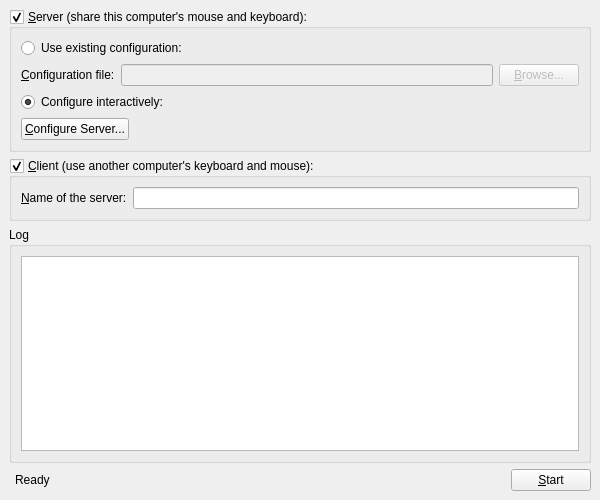
<?xml version="1.0" encoding="UTF-8"?>
<ui version="4.0">
 <class>MainWindowBase</class>
 <widget class="QMainWindow" name="MainWindowBase">
  <property name="geometry">
   <rect>
    <x>0</x>
    <y>0</y>
    <width>600</width>
    <height>500</height>
   </rect>
  </property>
  <property name="sizePolicy">
   <sizepolicy hsizetype="Fixed" vsizetype="Fixed">
    <horstretch>0</horstretch>
    <verstretch>0</verstretch>
   </sizepolicy>
  </property>
  <property name="minimumSize">
   <size>
    <width>500</width>
    <height>400</height>
   </size>
  </property>
  <property name="windowTitle">
   <string>Synergy</string>
  </property>
  <widget class="QWidget" name="centralwidget">
   <layout class="QGridLayout">
    <item row="6" column="3">
     <widget class="QPushButton" name="m_pButtonToggleStart">
      <property name="text">
       <string>&amp;Start</string>
      </property>
     </widget>
    </item>
    <item row="1" column="0" colspan="4">
     <widget class="QGroupBox" name="m_pGroupServer">
      <property name="sizePolicy">
       <sizepolicy hsizetype="Preferred" vsizetype="Fixed">
        <horstretch>0</horstretch>
        <verstretch>0</verstretch>
       </sizepolicy>
      </property>
      <property name="title">
       <string>&amp;Server (share this computer's mouse and keyboard):</string>
      </property>
      <property name="checkable">
       <bool>true</bool>
      </property>
      <property name="checked">
       <bool>true</bool>
      </property>
      <layout class="QVBoxLayout">
       <item>
        <widget class="QRadioButton" name="m_pRadioExternalConfig">
         <property name="text">
          <string>Use existing configuration:</string>
         </property>
        </widget>
       </item>
       <item>
        <layout class="QHBoxLayout">
         <item>
          <widget class="QLabel" name="m_pLabelConfigurationFile">
           <property name="text">
            <string>&amp;Configuration file:</string>
           </property>
           <property name="buddy">
            <cstring>m_pLineEditConfigFile</cstring>
           </property>
          </widget>
         </item>
         <item>
          <widget class="QLineEdit" name="m_pLineEditConfigFile">
           <property name="enabled">
            <bool>false</bool>
           </property>
          </widget>
         </item>
         <item>
          <widget class="QPushButton" name="m_pButtonBrowseConfigFile">
           <property name="enabled">
            <bool>false</bool>
           </property>
           <property name="text">
            <string>&amp;Browse...</string>
           </property>
          </widget>
         </item>
        </layout>
       </item>
       <item>
        <widget class="QRadioButton" name="m_pRadioInternalConfig">
         <property name="text">
          <string>Configure interactively:</string>
         </property>
         <property name="checked">
          <bool>true</bool>
         </property>
        </widget>
       </item>
       <item>
        <layout class="QHBoxLayout">
         <item>
          <widget class="QPushButton" name="m_pButtonConfigureServer">
           <property name="text">
            <string>&amp;Configure Server...</string>
           </property>
          </widget>
         </item>
         <item>
          <spacer>
           <property name="orientation">
            <enum>Qt::Horizontal</enum>
           </property>
           <property name="sizeHint" stdset="0">
            <size>
             <width>40</width>
             <height>20</height>
            </size>
           </property>
          </spacer>
         </item>
        </layout>
       </item>
      </layout>
     </widget>
    </item>
    <item row="2" column="0" colspan="4">
     <widget class="QGroupBox" name="m_pGroupClient">
      <property name="sizePolicy">
       <sizepolicy hsizetype="Preferred" vsizetype="Fixed">
        <horstretch>0</horstretch>
        <verstretch>0</verstretch>
       </sizepolicy>
      </property>
      <property name="title">
       <string>&amp;Client (use another computer's keyboard and mouse):</string>
      </property>
      <property name="checkable">
       <bool>true</bool>
      </property>
      <layout class="QGridLayout">
       <item row="0" column="0">
        <widget class="QLabel" name="m_pLabelServerName">
         <property name="text">
          <string>&amp;Name of the server:</string>
         </property>
         <property name="buddy">
          <cstring>m_pLineEditHostname</cstring>
         </property>
        </widget>
       </item>
       <item row="0" column="1">
        <widget class="QLineEdit" name="m_pLineEditHostname"/>
       </item>
      </layout>
     </widget>
    </item>
    <item row="6" column="1">
     <widget class="QLabel" name="m_pStatusLabel">
      <property name="text">
       <string>Ready</string>
      </property>
     </widget>
    </item>
    <item row="6" column="2">
     <spacer>
      <property name="orientation">
       <enum>Qt::Horizontal</enum>
      </property>
      <property name="sizeHint" stdset="0">
       <size>
        <width>40</width>
        <height>20</height>
       </size>
      </property>
     </spacer>
    </item>
    <item row="3" column="0" colspan="4">
     <widget class="QGroupBox" name="groupBox">
      <property name="title">
       <string>Log</string>
      </property>
      <layout class="QVBoxLayout" name="verticalLayout">
       <item>
        <widget class="QTextEdit" name="m_pLogOutput">
         <property name="sizePolicy">
          <sizepolicy hsizetype="Expanding" vsizetype="Expanding">
           <horstretch>0</horstretch>
           <verstretch>0</verstretch>
          </sizepolicy>
         </property>
         <property name="font">
          <font>
           <family>Courier</family>
          </font>
         </property>
         <property name="autoFillBackground">
          <bool>false</bool>
         </property>
         <property name="undoRedoEnabled">
          <bool>false</bool>
         </property>
         <property name="lineWrapMode">
          <enum>QTextEdit::NoWrap</enum>
         </property>
         <property name="readOnly">
          <bool>true</bool>
         </property>
        </widget>
       </item>
      </layout>
     </widget>
    </item>
   </layout>
  </widget>
  <action name="m_pActionAbout">
   <property name="text">
    <string>&amp;About Synergy...</string>
   </property>
  </action>
  <action name="m_pActionQuit">
   <property name="text">
    <string>&amp;Quit</string>
   </property>
   <property name="statusTip">
    <string>Quit</string>
   </property>
   <property name="shortcut">
    <string>Ctrl+Q</string>
   </property>
  </action>
  <action name="m_pActionStartSynergy">
   <property name="text">
    <string>&amp;Start</string>
   </property>
   <property name="statusTip">
    <string>Run</string>
   </property>
   <property name="shortcut">
    <string>Ctrl+S</string>
   </property>
  </action>
  <action name="m_pActionStopSynergy">
   <property name="enabled">
    <bool>false</bool>
   </property>
   <property name="text">
    <string>S&amp;top</string>
   </property>
   <property name="statusTip">
    <string>Stop</string>
   </property>
   <property name="shortcut">
    <string>Ctrl+T</string>
   </property>
  </action>
  <action name="actionShowStatus">
   <property name="text">
    <string>S&amp;how Status</string>
   </property>
   <property name="shortcut">
    <string>Ctrl+H</string>
   </property>
  </action>
  <action name="m_pActionMinimize">
   <property name="text">
    <string>&amp;Minimize</string>
   </property>
  </action>
  <action name="m_pActionRestore">
   <property name="text">
    <string>&amp;Restore</string>
   </property>
  </action>
  <action name="m_pActionSave">
   <property name="text">
    <string>Save configuration &amp;as...</string>
   </property>
   <property name="statusTip">
    <string>Save the interactively generated server configuration to a file.</string>
   </property>
   <property name="shortcut">
    <string>Ctrl+Alt+S</string>
   </property>
  </action>
  <action name="m_pActionSettings">
   <property name="text">
    <string>Settings</string>
   </property>
   <property name="statusTip">
    <string>Edit settings</string>
   </property>
  </action>
  <action name="m_pActionServices">
   <property name="text">
    <string>Services</string>
   </property>
  </action>
 </widget>
 <resources/>
 <connections>
  <connection>
   <sender>m_pButtonToggleStart</sender>
   <signal>clicked()</signal>
   <receiver>m_pActionStartSynergy</receiver>
   <slot>trigger()</slot>
   <hints>
    <hint type="sourcelabel">
     <x>361</x>
     <y>404</y>
    </hint>
    <hint type="destinationlabel">
     <x>-1</x>
     <y>-1</y>
    </hint>
   </hints>
  </connection>
  <connection>
   <sender>m_pRadioExternalConfig</sender>
   <signal>toggled(bool)</signal>
   <receiver>m_pLineEditConfigFile</receiver>
   <slot>setEnabled(bool)</slot>
   <hints>
    <hint type="sourcelabel">
     <x>156</x>
     <y>179</y>
    </hint>
    <hint type="destinationlabel">
     <x>169</x>
     <y>209</y>
    </hint>
   </hints>
  </connection>
  <connection>
   <sender>m_pRadioExternalConfig</sender>
   <signal>toggled(bool)</signal>
   <receiver>m_pButtonBrowseConfigFile</receiver>
   <slot>setEnabled(bool)</slot>
   <hints>
    <hint type="sourcelabel">
     <x>353</x>
     <y>182</y>
    </hint>
    <hint type="destinationlabel">
     <x>356</x>
     <y>211</y>
    </hint>
   </hints>
  </connection>
  <connection>
   <sender>m_pRadioInternalConfig</sender>
   <signal>toggled(bool)</signal>
   <receiver>m_pButtonConfigureServer</receiver>
   <slot>setEnabled(bool)</slot>
   <hints>
    <hint type="sourcelabel">
     <x>204</x>
     <y>244</y>
    </hint>
    <hint type="destinationlabel">
     <x>212</x>
     <y>274</y>
    </hint>
   </hints>
  </connection>
 </connections>
</ui>
